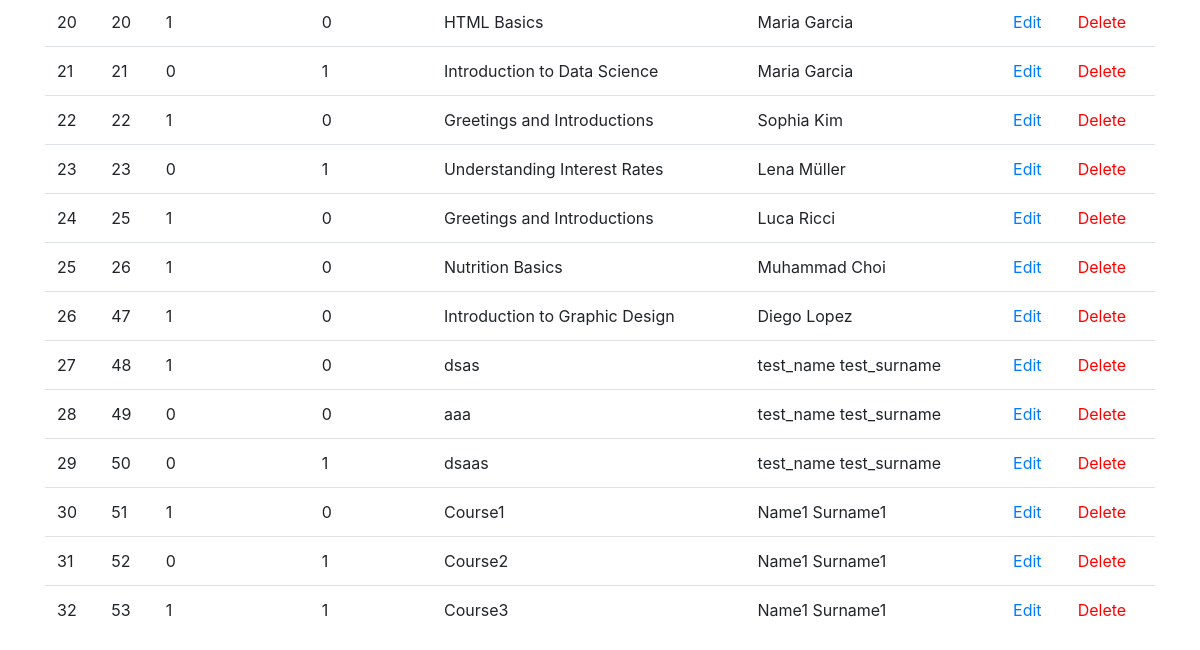
The page /user_lectures (lower part) on the database as committed earlier.
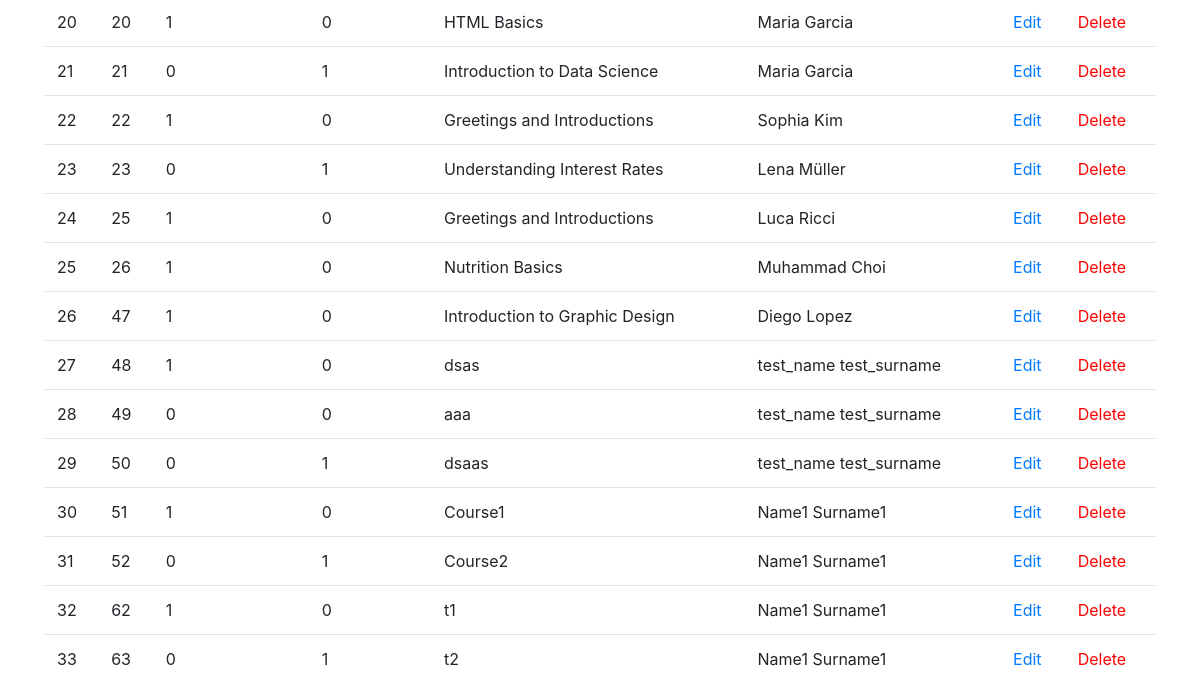
The same page on the database as committed later.
### tables this page shows
CREATE TABLE user_lectures (
    id INTEGER PRIMARY KEY AUTOINCREMENT,
    is_completed BOOLEAN NOT NULL,
    is_starred BOOLEAN NOT NULL,
    fk_LECTUREid INTEGER REFERENCES lectures(id),
    fk_USERid INTEGER REFERENCES users(id)
);

CREATE TABLE lectures (
    id INTEGER PRIMARY KEY AUTOINCREMENT,
    title VARCHAR(255) NOT NULL,
    fk_COURSEid INTEGER REFERENCES courses(id)
);

### app.py (the view)
@app.route('/<string:table_name>')
def show(table_name):
    connection = get_db_connection()
    my_class = classAdresses[table_name]
    rows = my_class.select(connection)
    special_attributes = {}
    print(my_class.table_name)
    return render_template('table.html', rows=rows, table_class=my_class,
                           special_attributes=tableFkToDict(my_class.table_name, rows))

### DB_Classes.py (called while the page is built)
    @classmethod
    def select(cls, db_connection, amount=None):
        query = f"SELECT * FROM '{cls.table_name}'"
        if amount is not None:
            query += " LIMIT ?"
            users = db_connection.execute(query, (amount,))
        else:
            users = db_connection.execute(query)
        return users.fetchall()

    @classmethod
    def get(cls, db_connection, id):
        return db_connection.execute(f'SELECT * FROM {cls.table_name} WHERE {cls.id} = ?', (id,)).fetchone()

### app.py (called while the page is built)
def fkToDict(FK, rows, corresponding_attribute, db='database.db'):
    res = {}
    res.update({FK: {}})
    connection = get_db_connection(db)
    for row in rows:
        ID = row[str(FK)]
        try:
            (res[FK].update
             ({ID: FK.Class.get(connection, ID)[corresponding_attribute]}))
        except TypeError:
            print("No such attribute")
    return res

def get_db_connection(db='database.db'):
    connection = sqlite3.connect(db)
    connection.row_factory = sqlite3.Row
    return connection

@app.template_filter('str')
def toString(value):
    return str(value)

@app.template_filter('table_name')
def getTableName(myClass):
    return myClass.table_name

@app.template_filter('get_attributes')
def getAttributes(myClass):
    return myClass.attributes

@app.template_filter('get_title')
def getTitle(myClass):
    if myClass == User:
        return usersTitle
    elif myClass == Course:
        return coursesTitle
    elif myClass == Lecture:
        return lecturesTitle
    elif myClass == UserLecture:
        return userLecturesTitle

@app.template_filter('get_id')
def getID(myClass):
    return myClass.id

### data_entries.py (called while the page is built)
    def __str__(self):
        return self.name

    def __eq__(self, other):
        return self.name == other.name and self.foreignClass == other.foreignClass

    def __key(self):
        return self.name, self.foreignClass

    def __hash__(self):
        return hash(self.__key())

    @property
    def Class(self):
        return self.foreignClass

    def __str__(self):
        return self.name.lower()

### templates/table.html (shortened to what this page needs)
{% extends 'base.html' %}
{% block content %}
    {% set id = table_class | get_id %}
    <table class="table">
      <tbody>
      {% for row in rows %}
        <tr>
            <td>{{ loop.index }}</td>
            <td>{{ row[id] }}</td>
            {% for attribute in table_class | get_attributes %}
                {% if special_attributes[attribute] is defined %}
                    <td>{{special_attributes[attribute][row[attribute | str]] | str}}</td>
                {% else %}
                    <td>{{ row[attribute | str] }}</td>
                {% endif %}
            {% endfor %}
            <td><a href="{{ url_for('edit', table_name = table_class | table_name, element_id=row['id']) }}">Edit</a></td>
            <td><a href="{{ url_for('delete', table_name = table_class | table_name, element_id=row['id']) }}" class="delete-link">Delete</a></td>
          </tr>
      {% endfor %}
      </tbody>
    </table>
{% endblock %}

### templates/base.html (shortened to what this page needs)
<!doctype html>
<html lang="en">
  <head>
    <link rel="stylesheet" href="https://stackpath.bootstrapcdn.com/bootstrap/4.3.1/css/bootstrap.min.css">
    <link rel="stylesheet" href="{{ url_for('static', filename='css/style.css') }}">
  </head>
  <body>
    <div class="container">
      {% block content %} {% endblock %}
    </div>
  </body>
</html>

### static/css/style.css (style rules this page uses)
.delete-link { color: red; }

Rows that differ between the two databases and show on the page:
removed user_lectures: id "53", is_completed "1" "1", fk_LECTUREid.title "Course3" "Name1 Surname1"
added user_lectures: id "62", is_completed "1" "0", fk_LECTUREid.title "t1" "Name1 Surname1"
added user_lectures: id "63", is_completed "0" "1", fk_LECTUREid.title "t2" "Name1 Surname1"
